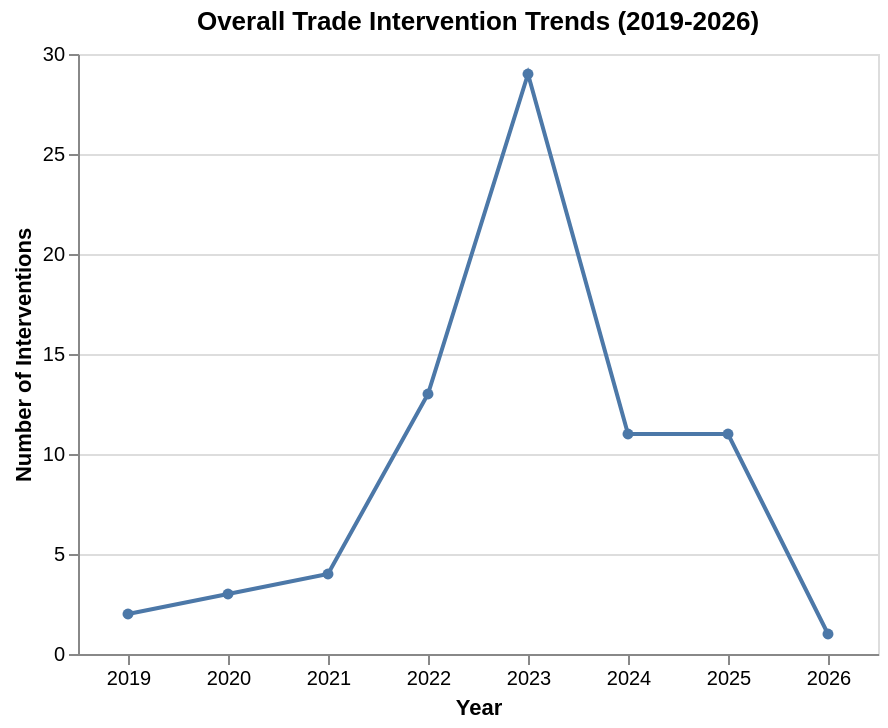

The cell this chart's notebook holds for it:
### Markdown cell above
#### 2. Line Chart: Overall Trade Intervention Trends (2019-2026)

### Code cell
interventions_df = pd.read_csv('data/processed/dataset3/interventions_clean.csv')
line_df = interventions_df.groupby('Year').size().reset_index(name = 'count')

line_chart = alt.Chart(line_df).mark_line(point = True).encode(
    alt.X('Year:O', title = "Year", axis = alt.Axis(labelAngle = 0)),
    alt.Y('count:Q', title = "Number of Interventions"),
    tooltip = [
        alt.Tooltip('Year:O', title = "Year"),
        alt.Tooltip('count:Q', title = "Number of Interventions")
    ]
).properties(
    width = 400,
    height = 300,
    title = "Overall Trade Intervention Trends (2019-2026)"
)

line_chart

### Figure 1 — Vega-Lite specification as saved in the notebook (floating-point values rounded to 4 significant figures)
{"config": {"view": {"continuousWidth": 300, "continuousHeight": 300}}, "data": {"name": "data-8bc536113bb98f51b91a201ab5b798ba"}, "mark": {"type": "line", "point": true}, "encoding": {"tooltip": [{"field": "Year", "title": "Year", "type": "ordinal"}, {"field": "count", "title": "Number of Interventions", "type": "quantitative"}], "x": {"axis": {"labelAngle": 0}, "field": "Year", "title": "Year", "type": "ordinal"}, "y": {"field": "count", "title": "Number of Interventions", "type": "quantitative"}}, "height": 300, "title": "Overall Trade Intervention Trends (2019-2026)", "width": 400, "$schema": "https://vega.github.io/schema/vega-lite/v6.1.0.json", "datasets": {"data-8bc536113bb98f51b91a201ab5b798ba": [{"Year": 2019, "count": 2}, {"Year": 2020, "count": 3}, {"Year": 2021, "count": 4}, {"Year": 2022, "count": 13}, {"Year": 2023, "count": 29}, {"Year": 2024, "count": 11}, {"Year": 2025, "count": 11}, {"Year": 2026, "count": 1}]}}
